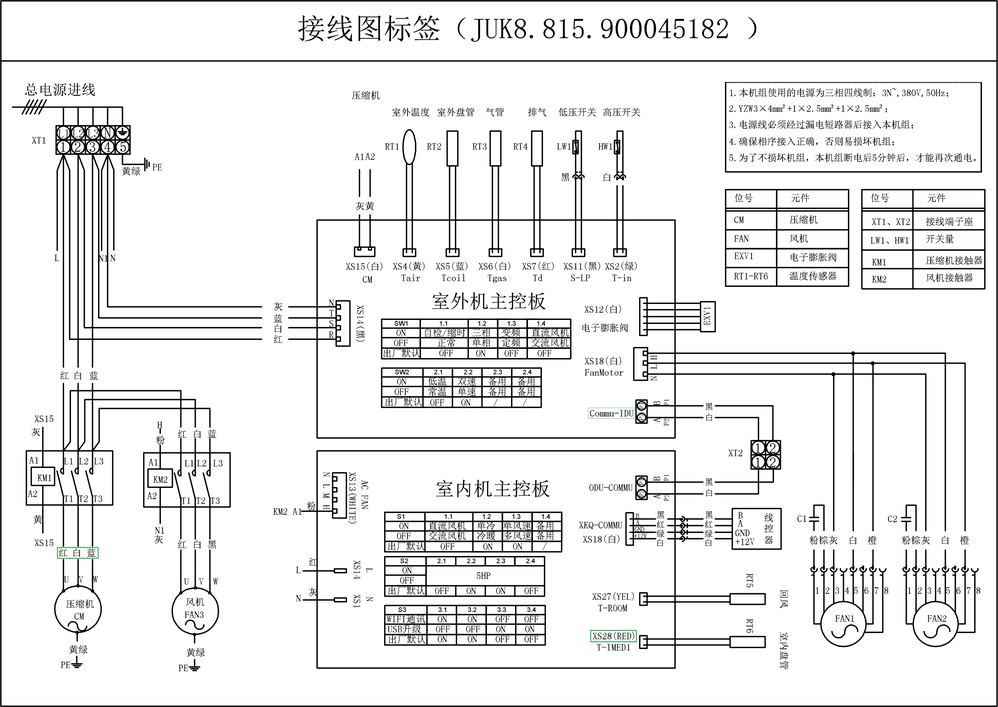
#> input picture 03_cus.png, 998 x 707 px, shrunk from 3238 x 2294 before the run, found by its file name
$ python search.py
#> lines starting #> are read from the running program, lines starting #| are printed output that depends on the picture
# import cv2
# import numpy as np
#
# # 读取图像
# image = cv2.imread('F:/demo_images/03_cus.png', cv2.IMREAD_GRAYSCALE)
#
# # 二值化图像
# _, binary_image = cv2.threshold(image, 180, 255, cv2.THRESH_BINARY)
#
# # 设定连续黑色像素点的阈值
# threshold_value = 100  # 根据需求调整阈值
#
# # 寻找黑色像素点的坐标
# black_pixels = np.column_stack(np.where(binary_image == 0))
#
# # 处理连续的黑色像素点
# consecutive_black_count = 0
# for i in range(1, len(black_pixels)):
#     current_pixel = black_pixels[i]
#     previous_pixel = black_pixels[i - 1]
#
#     # 计算相邻两点之间的距离
#     distance = np.linalg.norm(np.array(current_pixel) - np.array(previous_pixel))
#
#     # 如果距离超过阈值，将之前的黑色像素点个数记录并置零
#     if distance > 1:
#         if consecutive_black_count > threshold_value:
#             # 将这些黑色像素点变为白色
#             start_idx = i - consecutive_black_count
#             end_idx = i
#             for idx in range(start_idx, end_idx):
#                 row, col = black_pixels[idx]
#                 binary_image[row, col] = 255
#         consecutive_black_count = 0
#     else:
#         consecutive_black_count += 1
#
# # 处理可能在图像边界的情况
# if consecutive_black_count > threshold_value:
#     start_idx = len(black_pixels) - consecutive_black_count
#     end_idx = len(black_pixels)
#     for idx in range(start_idx, end_idx):
#         row, col = black_pixels[idx]
#         binary_image[row, col] = 255
#
# # 保存处理好的图片到指定路径
# cv2.imwrite('F:/demo_images/output_images_3.png', binary_image)
#
# # 显示或保存结果
# cv2.imshow('Processed Image', binary_image)
# cv2.waitKey(0)
# cv2.destroyAllWindows()

# import cv2
# import numpy as np
#
# # 读取图像
# image = cv2.imread('F:/demo_images/03_cus.png', cv2.IMREAD_GRAYSCALE)
#
# # 二值化图像
# _, binary_image = cv2.threshold(image, 200, 255, cv2.THRESH_BINARY)
#
# # 设定连续黑色像素点的阈值
# horizontal_threshold = 100  # 根据需求调整阈值（水平方向）
# vertical_threshold = 100  # 根据需求调整阈值（垂直方向）
#
# # 寻找黑色像素点的坐标
# black_pixels = np.column_stack(np.where(binary_image == 0))
#
# # 处理水平方向上的连续黑色像素点
# for col in range(binary_image.shape[1]):
#     consecutive_black_count = 0
#     for row in range(binary_image.shape[0]):
#         if binary_image[row, col] == 0:
#             consecutive_black_count += 1
#             if consecutive_black_count > horizontal_threshold:
#                 binary_image[:, col] = 255
#                 break
#         else:
#             consecutive_black_count = 0
#
# # 处理垂直方向上的连续黑色像素点
# for row in range(binary_image.shape[0]):
#     consecutive_black_count = 0
#     for col in range(binary_image.shape[1]):
#         if binary_image[row, col] == 0:
#             consecutive_black_count += 1
#             if consecutive_black_count > vertical_threshold:
#                 binary_image[row, :] = 255
#                 break
#         else:
#             consecutive_black_count = 0
#
# # 保存处理好的图片到指定路径
# cv2.imwrite('F:/demo_images/output_images_4.png', binary_image)
#
# # 显示或保存结果
# cv2.imshow('Processed Image', binary_image)
# cv2.waitKey(0)
# cv2.destroyAllWindows()

# import cv2
# import numpy as np
#
# def mark_consecutive_pixels(image, row, col, marked, count):
#     if row < 0 or row >= image.shape[0] or col < 0 or col >= image.shape[1]:
#         return count
#
#     if marked[row, col] or image[row, col] != 0:
#         return count
#
#     marked[row, col] = True
#     count += 1
#
#     # 检查上、下、左、右四个方向
#     count = mark_consecutive_pixels(image, row - 1, col, marked, count)
#     count = mark_consecutive_pixels(image, row + 1, col, marked, count)
#     count = mark_consecutive_pixels(image, row, col - 1, marked, count)
#     count = mark_consecutive_pixels(image, row, col + 1, marked, count)
#
#     return count
#
# # 读取图像
# image = cv2.imread('F:/demo_images/03_cus.png', cv2.IMREAD_GRAYSCALE)
#
# # 二值化图像
# _, binary_image = cv2.threshold(image, 200, 255, cv2.THRESH_BINARY)
#
# # 设定连续黑色像素点的阈值
# threshold_value = 100  # 根据需求调整阈值
#
# # 创建一个标记矩阵，记录像素是否已经被处理
# marked = np.zeros_like(binary_image, dtype=bool)
#
# # 遍历图像中的每个像素
# for row in range(binary_image.shape[0]):
#     for col in range(binary_image.shape[1]):
#         # 如果是黑色像素且未被处理过
#         if binary_image[row, col] == 0 and not marked[row, col]:
#             # 初始化计数器
#             count = 0
#             # 标记连续的黑色像素点，并获取计数值
#             count = mark_consecutive_pixels(binary_image, row, col, marked, count)
#             # 如果计数值超过阈值，将这些黑色像素点变为白色
#             if count > threshold_value:
#                 marked[row - count + 1:row + 1, col] = True
#                 binary_image[row - count + 1:row + 1, col] = 255
#
# # 保存处理好的图片到指定路径
# cv2.imwrite('F:/demo_images/output_images_5.png', binary_image)
#
# # 显示或保存结果
# cv2.imshow('Processed Image', binary_image)
# cv2.waitKey(0)
# cv2.destroyAllWindows()

import cv2
import numpy as np

def mark_consecutive_pixels(image, row, col, marked, threshold_value):
    stack = [(row, col)]
    count = 0

    while stack:
        r, c = stack.pop()
        if r < 0 or r >= image.shape[0] or c < 0 or c >= image.shape[1]:
            continue

        if marked[r, c] or image[r, c] > threshold_value:
            continue

        marked[r, c] = True
        count += 1

        # 将相邻未处理的黑色像素点加入栈中
        stack.extend([(r - 1, c), (r + 1, c), (r, c - 1), (r, c + 1)])

    return count

# 读取图像
image = cv2.imread('F:/demo_images/03_cus.png', cv2.IMREAD_GRAYSCALE)
#> image: shape (707, 998); min 0, max 255, mean 234.1

# 二值化图像
_, binary_image = cv2.threshold(image, 100, 255, cv2.THRESH_BINARY)
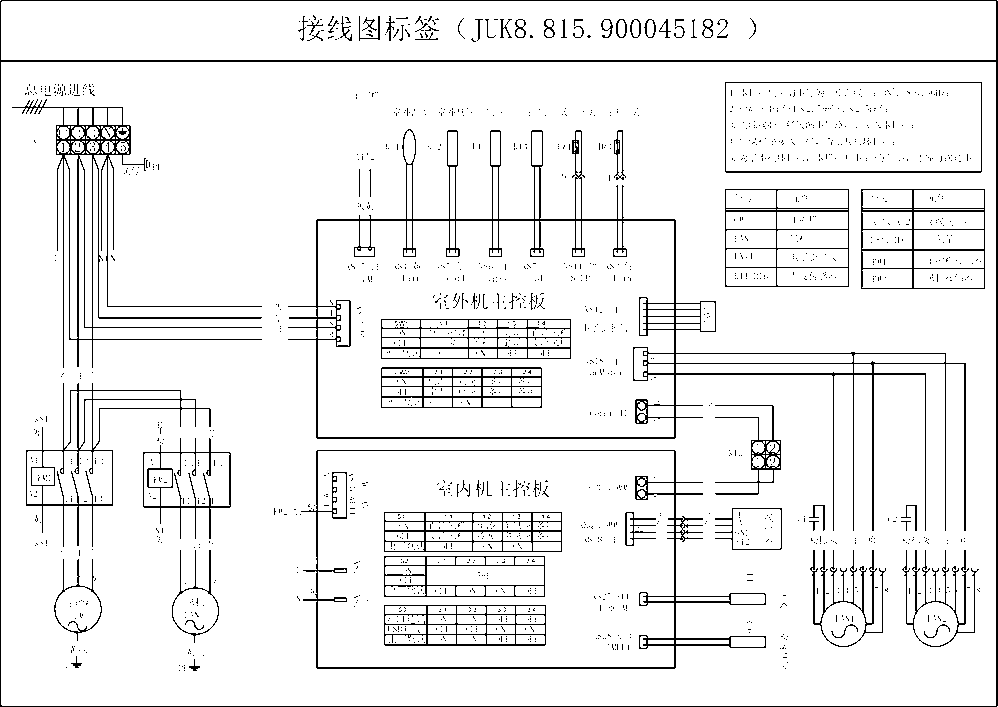
#> binary_image: shape (707, 998); 93.6% white; black in thin lines or dots

# 设定连续黑色像素点的阈值
threshold_value = 100  # 根据需求调整阈值

# 创建一个标记矩阵，记录像素是否已经被处理
marked = np.zeros_like(binary_image, dtype=bool)

# 遍历图像中的每个像素
for row in range(binary_image.shape[0]):
    for col in range(binary_image.shape[1]):
        # 如果是黑色像素且未被处理过
        if binary_image[row, col] == 0 and not marked[row, col]:
            # 标记连续的黑色像素点，并获取计数值
            count = mark_consecutive_pixels(binary_image, row, col, marked, threshold_value)
            # 如果计数值超过阈值，将这些黑色像素点变为白色
            if count > threshold_value:
                marked[row - count + 1:row + 1, col] = True
                binary_image[row - count + 1:row + 1, col] = 255
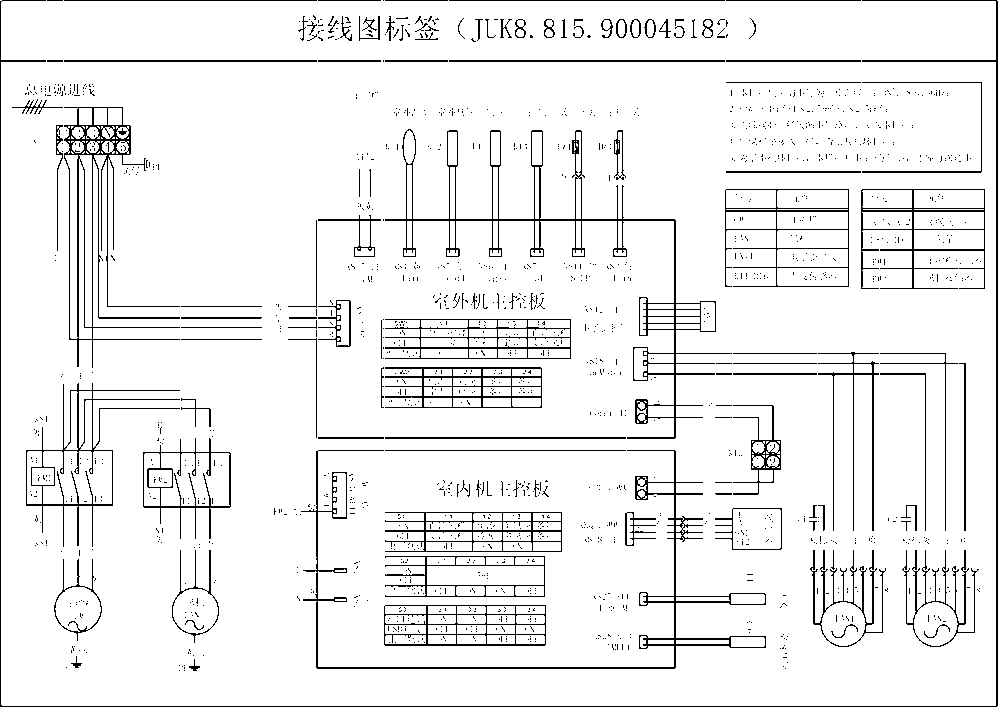
#> binary_image: shape (707, 998); 93.7% white; black in thin lines or dots
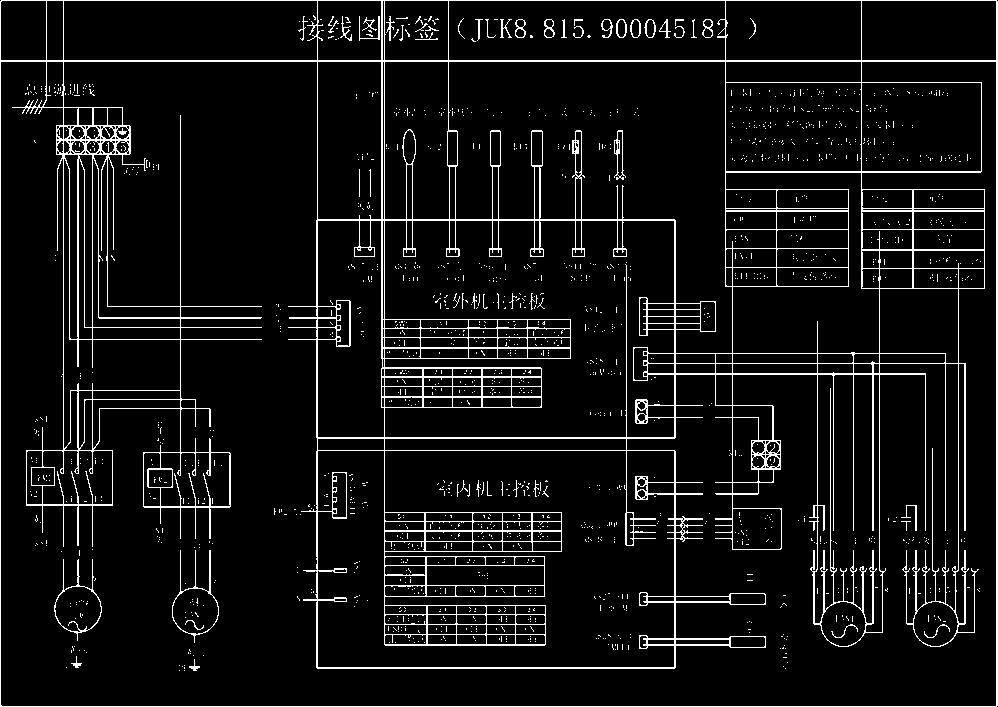
#> marked: shape (707, 998) bool; 7% white in thin lines or dots

# 保存处理好的图片到指定路径
cv2.imwrite('F:/demo_images/output_images_5.png', binary_image)

# 显示或保存结果
cv2.imshow('Processed Image', binary_image)
cv2.waitKey(0)
cv2.destroyAllWindows()
